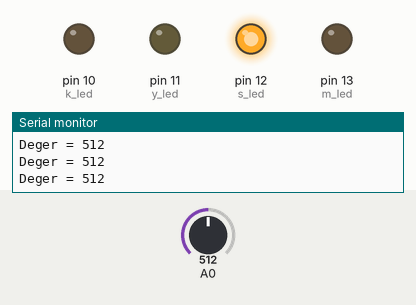
Bench run of a sketch on a simulated Arduino Uno, built with avr-gcc and run on an emulated ATmega328P. On the bench: output pins drawn as LEDs (lit = HIGH), the last lines printed to the serial monitor. The inputs (shaded band) are chosen by the test bench; at power-on: A0 = 512.

Above: at 1.2 s.
1.3 s: A0 set to 482
At 2.3 s:
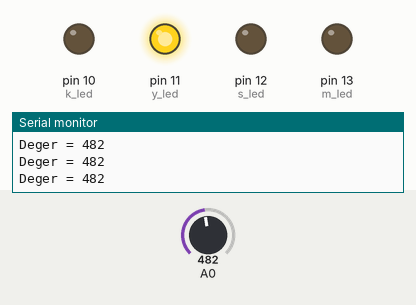
2.8 s: A0 set to 261
4.3 s: A0 set to 236
At 4.6 s:
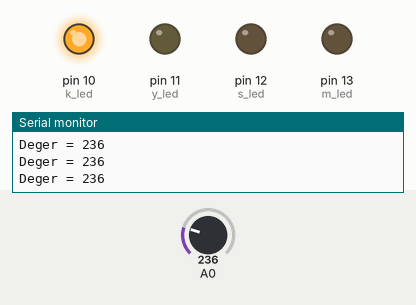
5.8 s: A0 set to 1023
At 6.5 s:
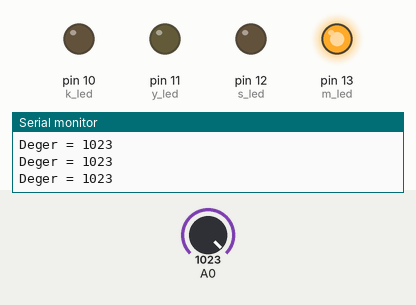
7.3 s: A0 set to 758
8.8 s: A0 set to 733
At 10.0 s:
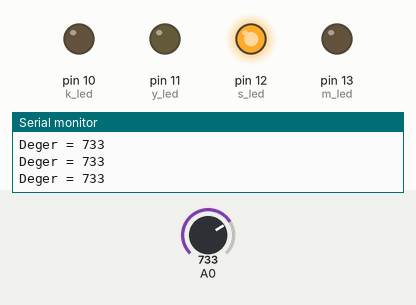
Timing chart, 0 to 11.3 s (numbered marks = the images above; inputs shaded):
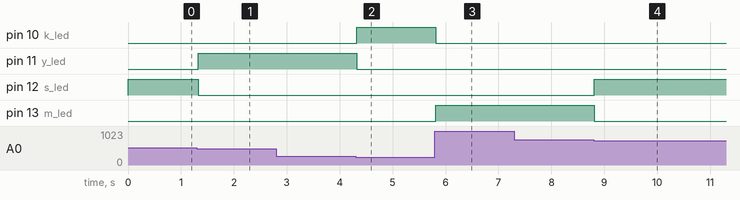

The sketch:

sketch_feb27a.ino
```cpp
int deger=0;
int k_led=10;
int y_led=11;
int s_led=12;
int m_led=13;

void setup() {
  pinMode(A0,INPUT);

  pinMode(k_led,OUTPUT);
  pinMode(y_led,OUTPUT);
  pinMode(s_led,OUTPUT);
  pinMode(m_led,OUTPUT);
  Serial.begin(9600);

}

void loop() {
  deger=analogRead(A0);
  Serial.print("Deger = ");
  Serial.println(deger);
  if(deger<=250)
  {
    digitalWrite(k_led,HIGH);
    digitalWrite(y_led,LOW);
    digitalWrite(s_led,LOW);
    digitalWrite(m_led,LOW);
  }
  else if(deger<=500)
  {
    digitalWrite(k_led,LOW);
    digitalWrite(y_led,HIGH);
    digitalWrite(s_led,LOW);
    digitalWrite(m_led,LOW);
  }
  else if(deger<=750)
  {
    digitalWrite(k_led,LOW);
    digitalWrite(y_led,LOW);
    digitalWrite(s_led,HIGH);
    digitalWrite(m_led,LOW);
  }
  else if(deger<=1024)
  {
    digitalWrite(k_led,LOW);
    digitalWrite(y_led,LOW);
    digitalWrite(s_led,LOW);
    digitalWrite(m_led,HIGH);
  }


}
```

Measured:
- the behaviour switches between 501 and 500 on A0 (found by bisection; images 0 and 1)
- the behaviour switches between 251 and 250 on A0 (found by bisection; images 1 and 2)
- the behaviour switches between 751 and 750 on A0 (found by bisection; images 3 and 4)
- after the input at 1.3 s, pin 11 (y_led): LOW → HIGH at once; pin 12 (s_led): HIGH → LOW at once
- after the input at 4.3 s, pin 10 (k_led): LOW → HIGH at once; pin 11 (y_led): HIGH → LOW at once
- after the input at 5.8 s, pin 10 (k_led): HIGH → LOW at once; pin 13 (m_led): LOW → HIGH at once
- after the input at 8.8 s, pin 12 (s_led): LOW → HIGH at once; pin 13 (m_led): HIGH → LOW at once
